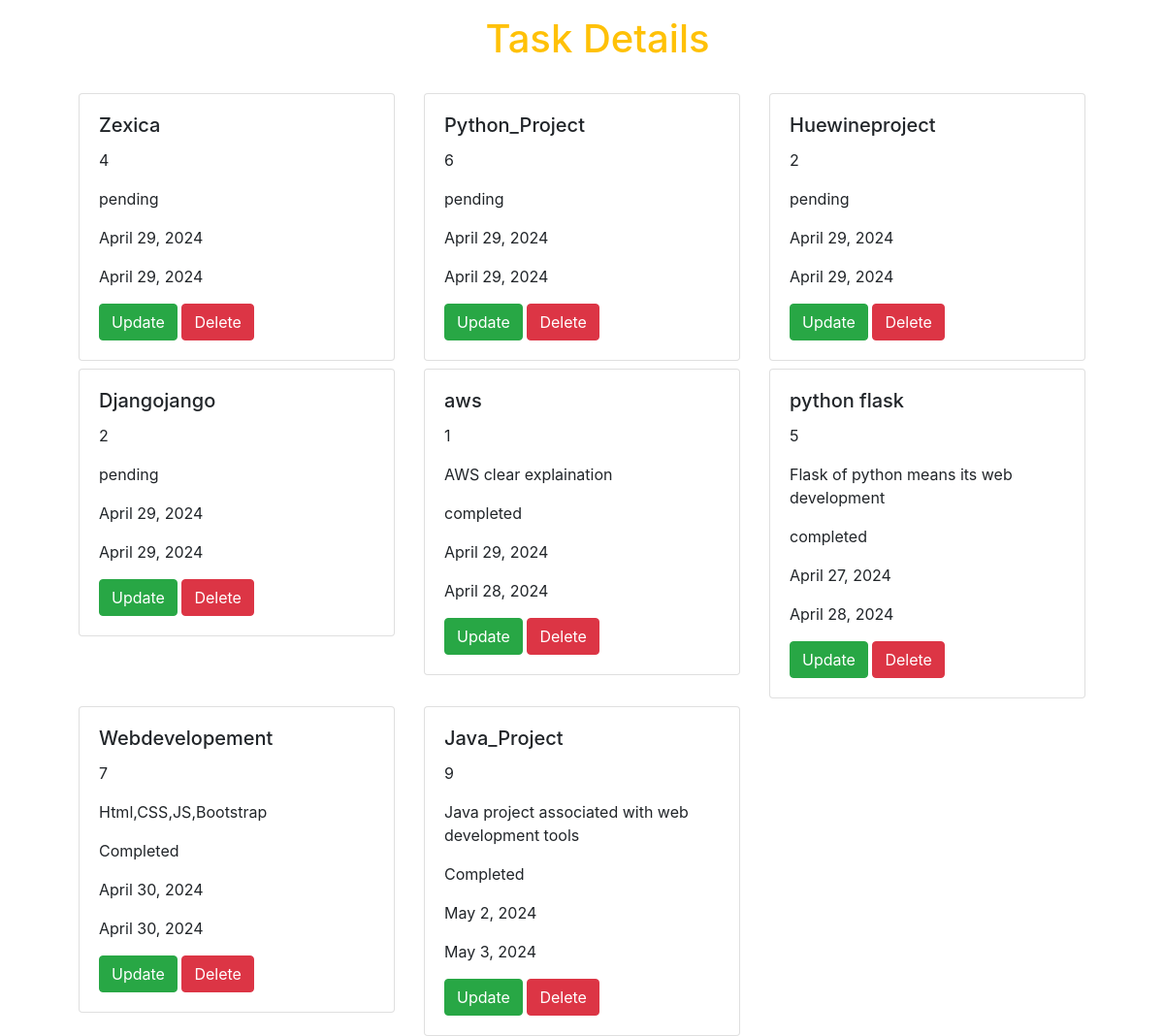
Before: / with the older database file.
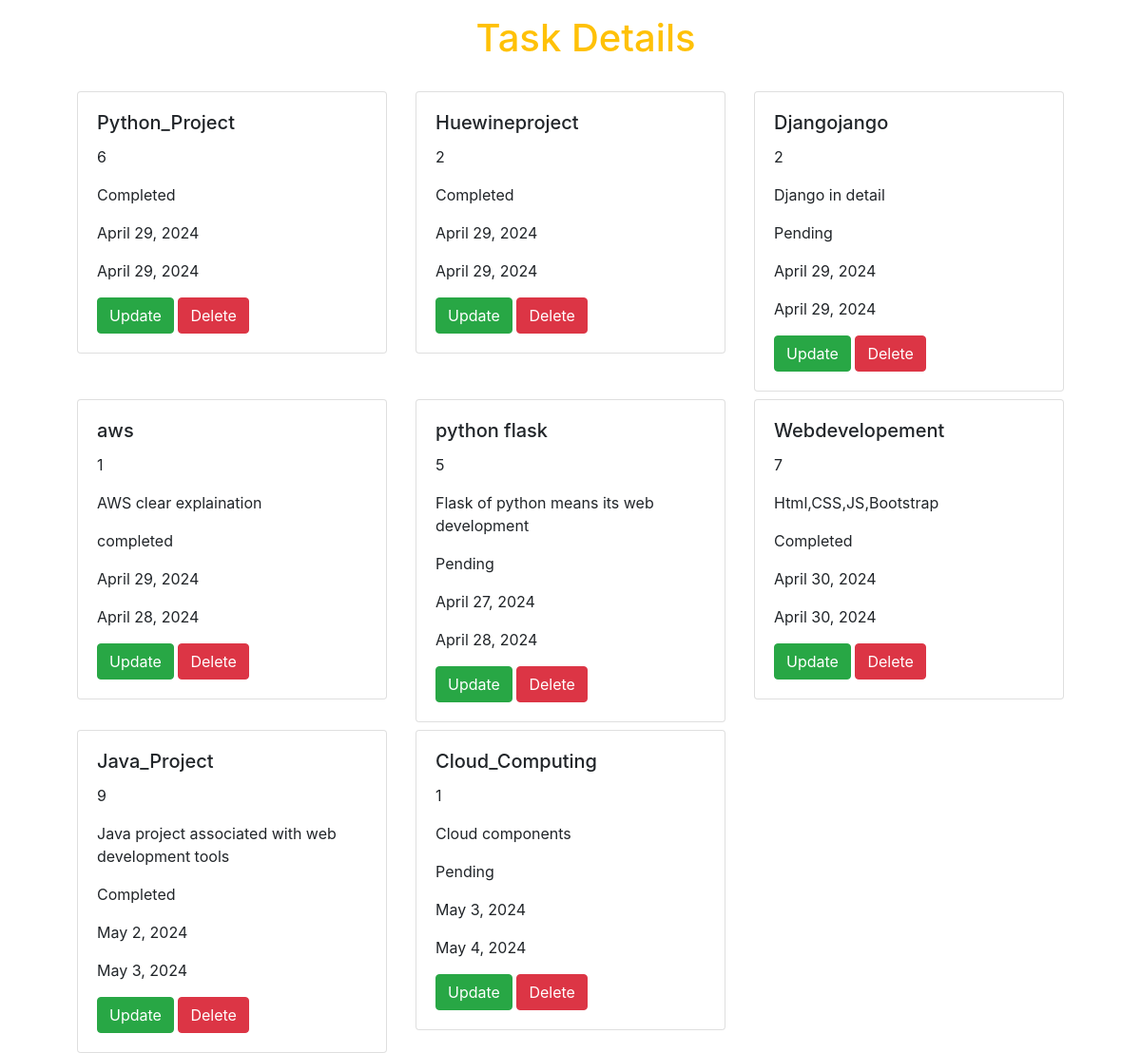
After: the same page with the newer database file.
### myapp/models.py (models this page shows, shortened)
class Task(models.Model):
    id = models.AutoField(primary_key=True)
    name = models.CharField(max_length = 100)
    priority = models.IntegerField()
    start_date = models.DateField(default=get_current_date)
    end_date = models.DateField(default=get_current_date)
    description = models.CharField(max_length = 400, default="")
    status = models.CharField(max_length = 100, default="pending")

### myapp/views.py (the view)
# urls.py: 2. Add a URL to urlpatterns:  path('', views.home, name='home')
def home (request):
    task_list = Task.objects.all()
    return render(request, 'myapp/home.html', {'task_list': task_list})

### myapp/templates/myapp/home.html
{% extends "myapp/base.html" %}
{% block body%}
<div class="container" style="width: 89vw;">
    <div class="row">
        <div class="col-sm-12 m-3">
            <h1 class="text-center text-warning">Task Details</h1>
        </div>
        {% for task in task_list %}
        <div class="col-sm-6 col-md-4 mt-2">
            <div class="card">
                <div class="card-body">
                  <h5 class="card-title">{{task.name}}</h5>
                  <p class="card-text">{{task.priority}}</p>
                  <p class="card-text">{{task.description}}</p>
                  <p class="card-text">{{task.status}}</p>
                  <p class="card-text">{{task.start_date}}</p>
                  <p class="card-text">{{task.end_date}}</p>
                  <a href="#" class="btn btn-success">Update</a>
                  <a href="#" class="btn btn-danger">Delete</a>
                </div>
            </div>
        </div>
        {% endfor %}
    </div>
</div>
{% endblock%}

### myapp/templates/myapp/base.html (shortened to what this page needs)
<!DOCTYPE html>
<html lang="en">
  <head>
      <link rel="stylesheet" href="https://cdn.jsdelivr.net/npm/bootstrap@4.0.0/dist/css/bootstrap.min.css">
      <link rel="stylesheet" href="../../static/css/add.css">
  </head>
  <body>
    {% block body %}
    {% endblock %}
  </body>
</html>

Changed rows visible on the page:
removed Task: name "Zexica", priority "4", status "pending", start_date "April 29, 2024", end_date "April 29, 2024"
changed Task "Python_Project": status "pending" → "Completed"
changed Task "Huewineproject": status "pending" → "Completed"
changed Task "Djangojango": description (not shown) → "Django in detail"; status "pending" → "Pending"
changed Task "python flask": status "completed" → "Pending"
added Task: name "Cloud_Computing", priority "1", description "Cloud components", status "Pending", start_date "May 3, 2024", end_date "May 4, 2024"
